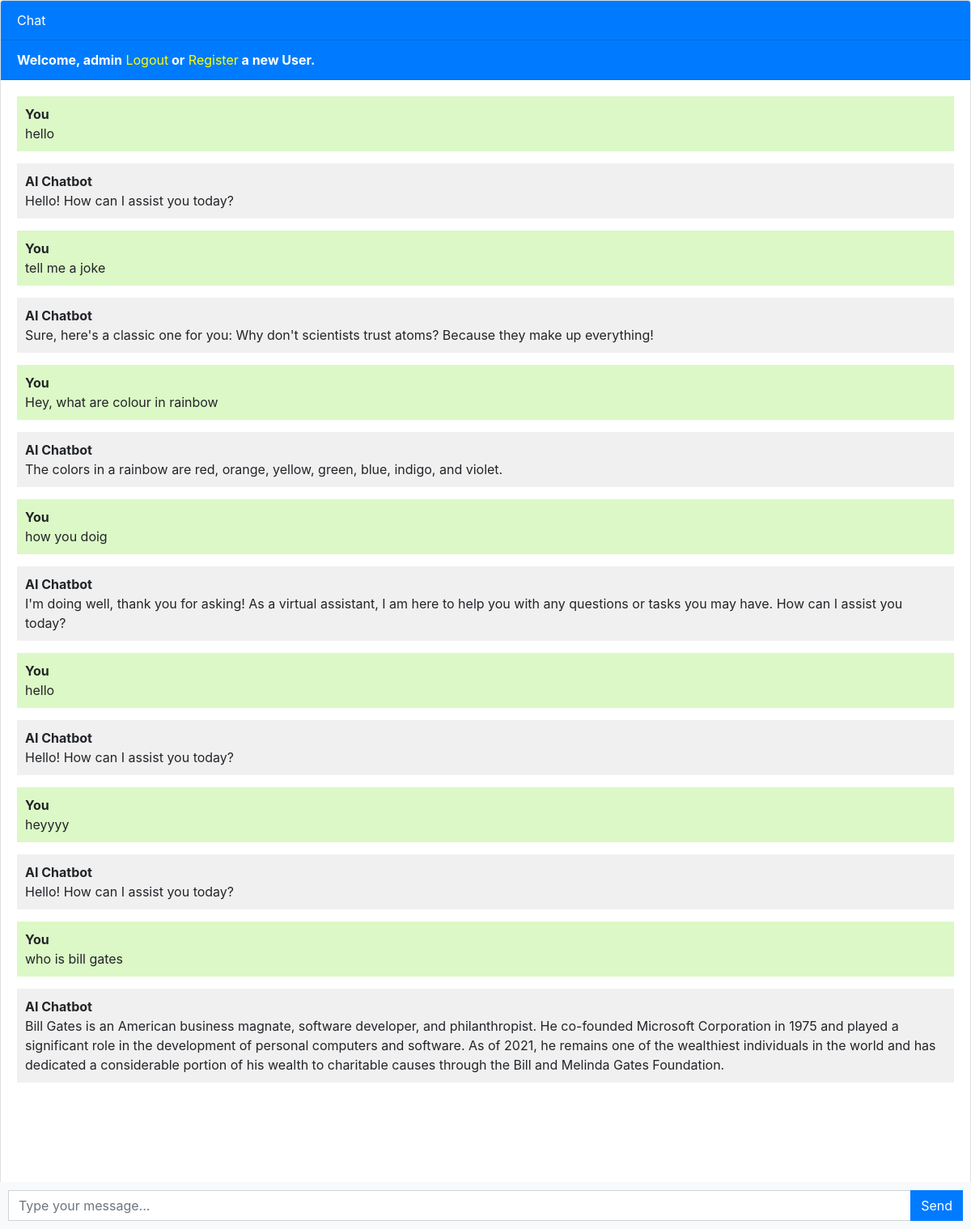
Screenshot of / (signed in) with the database file from the repository.
### chatbot/models.py (models this page shows, shortened)
class Chat(models.Model):
    user = models.ForeignKey(User, on_delete=models.CASCADE)
    message = models.TextField()
    response = models.TextField()
    created_at = models.DateTimeField(auto_now_add=True)

### chatbot/views.py (the view)
# urls.py: path("", views.chatbot, name='chatbot' ),
def chatbot(request):
    chats = Chat.objects.filter(user=request.user)
    if request.method == 'POST':
        message = request.POST.get('message')
        response=ask_openai(message)
        chat = Chat(user=request.user, message=message, response=response, created_at=timezone.now())
        chat.save()
        return JsonResponse({'message': message, 'response': response})
    return render(request, 'chatbot.html', {'chats': chats})

### templates/chatbot.html (shortened to what this page needs)
{% extends 'base.html' %}
{% block content %}
<div class="chat-container">
  <div class="card flex-grow-1">
    <div class="card-header bg-primary text-white">Chat</div>
    {% if user.is_authenticated %}
    <div class="card-header bg-primary text-white"><b>Welcome, {{user.username}}</b><a style="color: yellow;" href="logout"> Logout</a><b> or</b><a style="color: yellow;" href="register"> Register</a><b> a new User.</b></div>
    {% else %}
    <div class="card-header bg-primary text-white"><a style="color: yellow" href="login">Login</a>   <a style="color: yellow;" href="register">Register</a></div>
    {% endif %}
    <div class="card-body messages-box">
      <ul class="list-unstyled messages-list">
       {% for chat in chats %}
          {% if chat.user == request.user %}
            <li class="message sent">
          <div class="message-text">
            <div class="message-sender">
              <b>You</b>
            </div>
            <div class="message-content">
              {{chat.message}}
            </div>
          </div>
        </li>
        <li class="message received">
          <div class="message-text">
            <div class="message-sender">
              <b>AI Chatbot</b>
            </div>
            <div class="message-content">
              {{chat.response}}
            </div>
          </div>
        </li>
          {% endif %}
        {% endfor %}
      </ul>
    </div>
    <br><br>
    <br><br>
    <br><br>
  </div>
  <form class="message-form">
    <div class="input-group">
      <input type="text" class="form-control message-input" placeholder="Type your message...">
      <div class="input-group-append">
        <button type="submit" class="btn btn-primary btn-send">Send</button>
      </div>
    </div>
  </form>
</div>
{% endblock %}

### templates/chatbot.html (style rules this page uses)
body, html { height: 100%; }
.messages-box { flex: 1; overflow-y: auto; }
.messages-list { padding-left: 0; }
.message { margin-bottom: 15px; list-style: none; }
.message-text { padding: 10px; border-radius: 5px; }
.sent { background-color: #dcf8c6; align-self: flex-end; }
.received { background-color: #f1f0f0; align-self: flex-start; }
.message-form { display: flex; position: fixed; bottom: 0; left: 0; right: 0; padding: 10px; background-color: #f8f9fa; }
.message-input { flex: 1; border-radius: 0; border-right: none; }
.btn-send { border-radius: 0; }
.chat-container { height: 100%; display: flex; flex-direction: column; }

### rows the page displays
Chat: message "hello", response "Hello! How can I assist you today?"
Chat: message "tell me a joke", response "Sure, here's a classic one for you: Why don't scientists trust atoms? Because they make up everything!"
Chat: message "Hey, what are colour in rainbow", response "The colors in a rainbow are red, orange, yellow, green, blue, indigo, and violet."
Chat: message "how you doig", response "I'm doing well, thank you for asking! As a virtual assistant, I am here to help you with any questions or tasks you may have. How can I assist you today?"
Chat: message "hello", response "Hello! How can I assist you today?"
Chat: message "heyyyy", response "Hello! How can I assist you today?"
Chat: message "who is bill gates", response "Bill Gates is an American business magnate, software developer, and philanthropist. He co-founded Microsoft Corporation in 1975 and played a significant role in the development of personal computers and software. As of 2021, he remains one of the wealthiest individuals in the world and has dedicated a considerable portion of his wealth to charitable causes through the Bill and Melinda Gates Foundation."

### other values shown
{{ user.username }} "admin"
